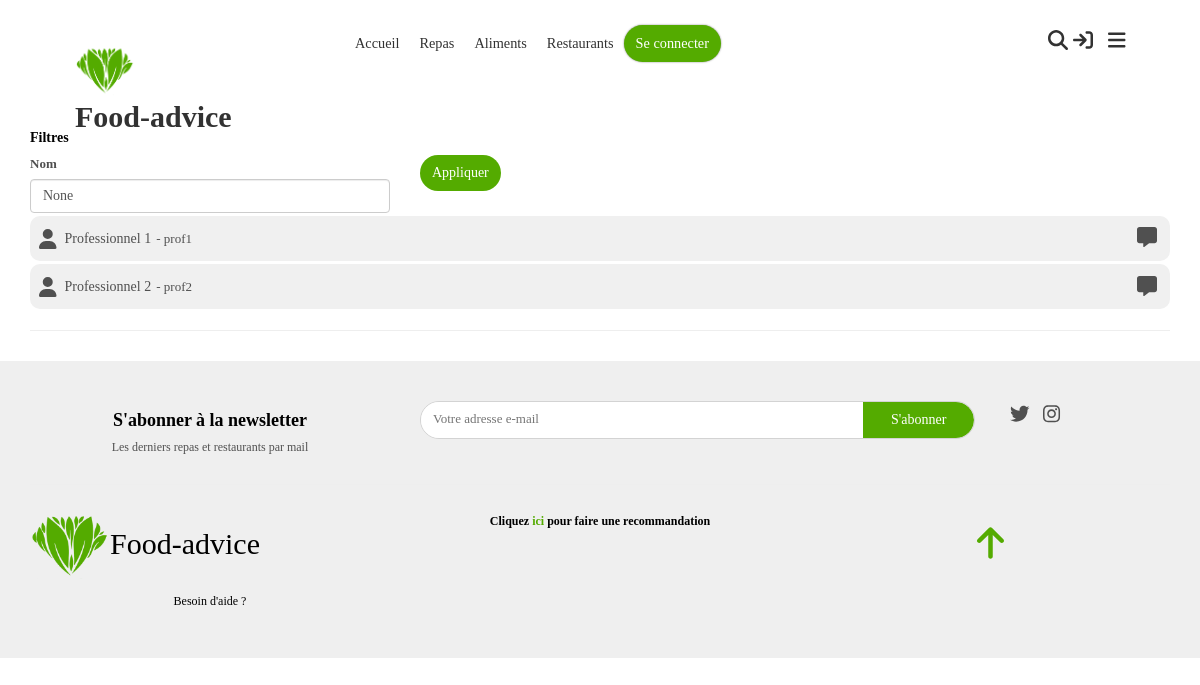
Before: /professionnels with the older database file.
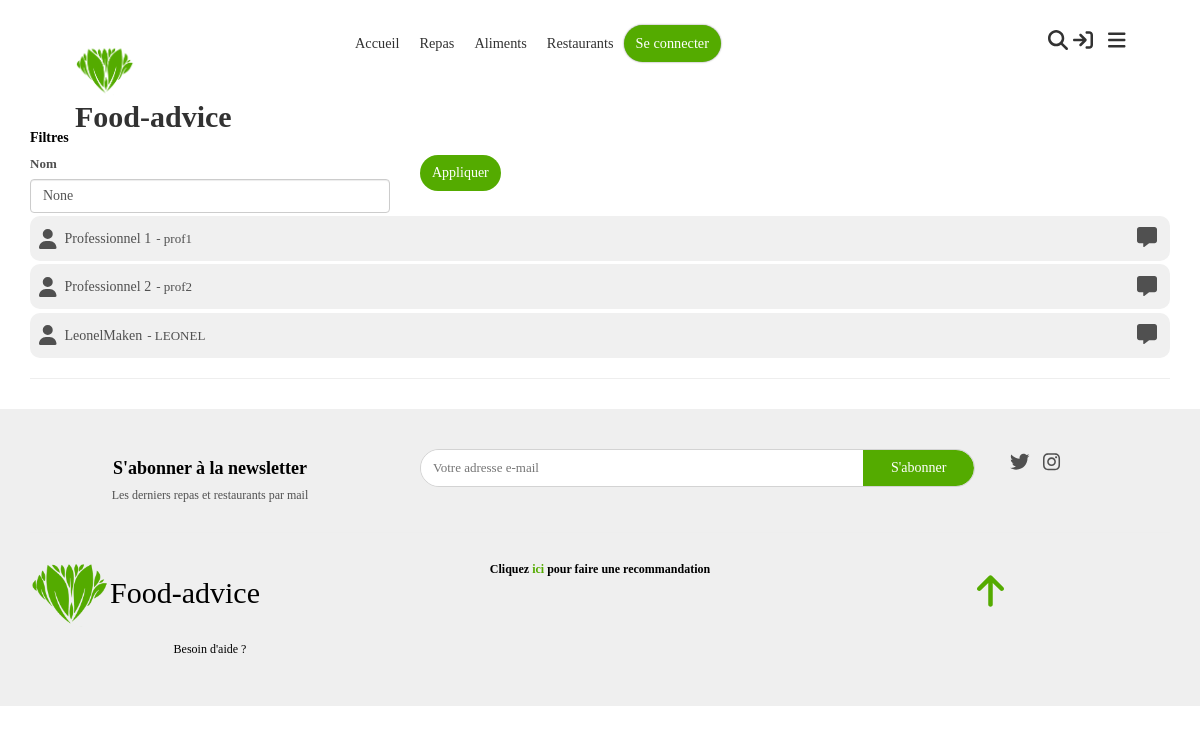
After: the same page with the newer database file.
### app/models.py (models this page shows, shortened)
class Contributeur(models.Model):
    nom = models.CharField(max_length=50, verbose_name="Nom complet")
    nomUtilisateur = models.CharField(max_length=30, verbose_name="Nom d'utilisateur", unique=True)
    motDePasse = models.CharField(max_length=255, verbose_name="Mot de passe")
    email = models.CharField(max_length=255, null=True, blank=True, verbose_name="Adresse email")
    professionnelSante = models.BooleanField(default=False, verbose_name="Professionnel de la santé")
    """
        Retourne les contributeurs professionels
    """
    @staticmethod
    def professionnels():
        return Contributeur.objects.filter(professionnelSante=True)
    """
        Nombre total de messages non lus par le contributeur, toutes les conversations confonfues
    """

### app/views_account.py (the view)
# urls.py: path("professionnels", views_account.professionalsList, name="professionals-list"),
def professionalsList(request):
    nom = request_get(request, "nom")
    if nom != None:
        professionnels = Contributeur.objects.filter(professionnelSante=True, nom__contains=nom)
    else:
        professionnels = Contributeur.professionnels
    return render(request,template_name="account/professionals-list.html", context={
        "professionnels":professionnels,
        "nom": nom
    })

### app/custom_tags_filters.py (called while the page is built)
@register.simple_tag
def css(filePath):
    return mark_safe('<link rel="stylesheet" type="text/css" href="'+settings.STATIC_URL+filePath+'"/>')

@register.simple_tag
def js(filePath):
    return mark_safe('<script type="text/javascript" src="'+settings.STATIC_URL+filePath+'"></script>')

### app/user_session.py (called while the page is built)
def isUserConnected(session):
    return session.__contains__("user_id")

def getUser(session):
    if isUserConnected(session):
        try:
            return Contributeur.objects.get(id=session["user_id"])
        except Contributeur.DoesNotExist:
            disconnectUser(session)
            return None
    else:
        return None

### app/views.py (called while the page is built)
def request_get(request, key):
    return  request.POST.get(key) if request.method == "POST" else request.GET.get(key)

### context_processors.py (called while the page is built)
def globals(request):
    return {
        'appUser':getUser(request.session)
    }

### templates/account/professionals-list.html (shortened to what this page needs)
{% extends 'base.html' %}
{% block body %}
<div class="container mt-2" id="list">
    <h5 class="title">Filtres</h5>
    <div id="filtres" class="row">
        <div class="col-12 col-md-4">
            <label>Nom </label>
            <input type="text" id="filtre-nom"class="form-control"placeholder="Nom du professionnel" value="{{ nom }}">
        </div>
        <div class="col-12 col-md-1 d-flex align-items-end">
            <button class="btn btn-primary" onclick="filter()">Appliquer</button>
        </div>
    </div>
    <div id="elements" class="mt-3">
        {% include "load/professionals.html" with professionals=professionals %}
    </div>
    <hr>
</div>
{% endblock %}

### templates/macros/_professionnal-little-presentation.html
<div class="professional-little-presentation col-12" data-aos="zoom-in">
    <a class="name" href="{% url "contributor" professionnel.nomUtilisateur %}">
        <i class="fas fa-user icon"></i>
        <h5 class="">{{ professionnel.nom }}</h5>
        <h6 class="nom-utilisateur"> - {{ professionnel.nomUtilisateur }}</h6>
    </a>
    <div class="btns">
        <i class="fas fa-message icon send-message-btn" onclick="openChat(0, {{ professionnel.id }}, '{{ professionnel.nom }}')"></i>
    </div>
</div>

Changed rows visible on the page:
added Contributeur: nom "LeonelMaken", nomUtilisateur "LEONEL"
